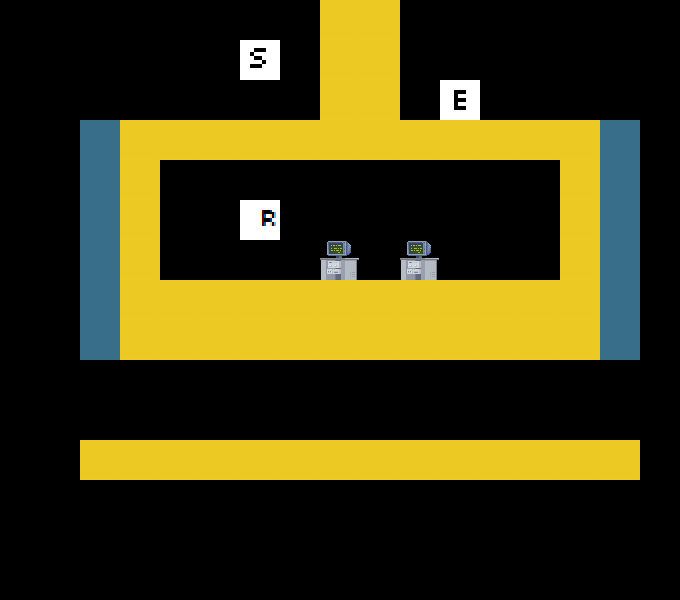

Rendered tile map (Tiled .tmx) drawn with the repository's tilesets; below, a short description and the map source with its tile grids summarised:
An orthogonal 17x15 tile map with 40x40 px tiles, 2 tile layers (art, data).

<map version="1.0" orientation="orthogonal" width="17" height="15" tilewidth="40" tileheight="40">
 <tileset firstgid="1" name="tileset" tilewidth="40" tileheight="40">
  <image source="../tileset.png" width="200" height="200" />
 </tileset>
 <layer name="art" width="17" height="15">
  <data>[255 cells, 77 non-empty, 4 distinct tile ids]</data>
 </layer>
 <layer name="data" width="17" height="15">
  <data>[255 cells, 2 non-empty, 2 distinct tile ids]</data>
 </layer>
</map>
